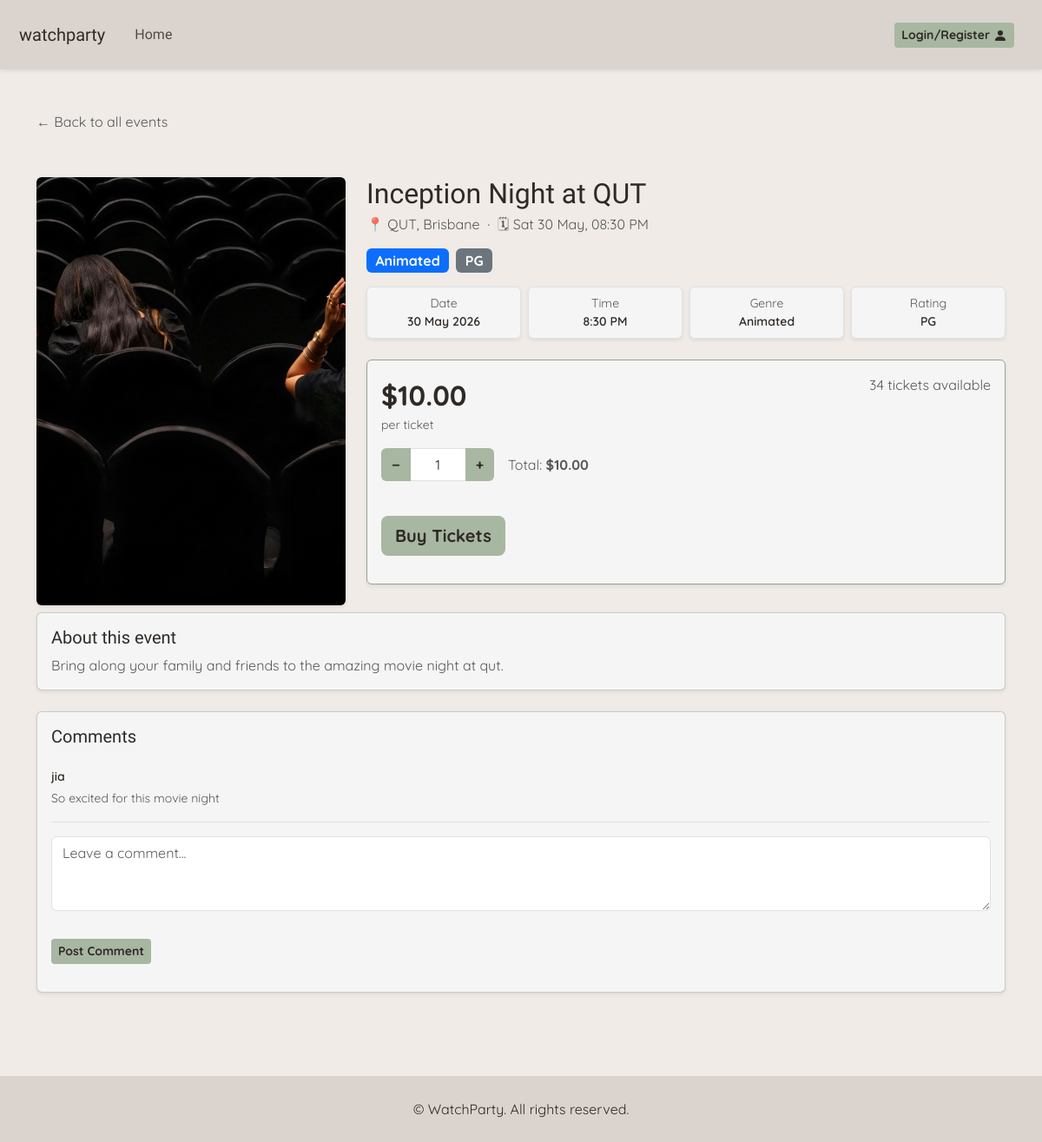
The page /events/1 on the database its author committed.
### website/models.py (models this page shows, shortened)
class Event(db.Model):
    __tablename__ = 'event'
    id = db.Column(db.Integer, primary_key=True)
    title = db.Column(db.String(150), nullable=False)
    description = db.Column(db.Text, nullable=False)
    genre = db.Column(db.String(50))
    rating = db.Column(db.String(10))
    ticket_price = db.Column(db.Float)
    tickets_available = db.Column(db.Integer)
    location = db.Column(db.String(120), nullable=False)
    date = db.Column(db.DateTime)
    image = db.Column(db.String(255))
    owner_id = db.Column(db.Integer, db.ForeignKey('user.id'), nullable = True)
    is_cancelled = db.Column (db.Boolean, default = False, nullable=False)
    acknowledgement_type = db.Column(db.String(20), default='none', nullable=False)
    acknowledgement_text = db.Column(db.Text, nullable=True)
    comments = db.relationship('Comment', backref='event', lazy=True)
    orders = db.relationship('Booking', backref='event', lazy=True)

class Comment(db.Model):
    __tablename__ = 'comment'
    id = db.Column(db.Integer, primary_key=True)
    text = db.Column(db.Text, nullable=False)
    created_at = db.Column(db.DateTime, default=datetime.utcnow)
    user_id = db.Column(db.Integer, db.ForeignKey('user.id'), nullable=True)
    event_id = db.Column(db.Integer, db.ForeignKey('event.id'), nullable=False)

class User(db.Model, UserMixin):
    __tablename__ = 'user'
    id = db.Column(db.Integer, primary_key=True)
    name = db.Column(db.String(100), nullable=False)
    contact_number = db.Column(db.String(20), nullable=False)
    street_address = db.Column(db.String(255), nullable=False)
    email = db.Column(db.String(100), nullable=False, unique=True)
    password_hash = db.Column(db.String(255), nullable=False)
    comments = db.relationship('Comment', backref='user', lazy=True)
    orders = db.relationship('Booking', backref='user', lazy=True)
    events = db.relationship('Event', backref = 'owner', lazy=True)

### website/views.py (the view, shortened to what this page needs)
@main_bp.route('/events/<int:event_id>', methods=['GET', 'POST'])
def event_detail(event_id):
    event = Event.query.get_or_404(event_id)
    comment_form = CommentForm()
    if "cart" not in session:
        session["cart"] = {}
    cart = session["cart"]
    key = str(event_id)
    cart.setdefault(key, 1)
    quantity = cart[key]
    comments = Comment.query.filter_by(event_id = event_id)\
                            .order_by(Comment.created_at.desc()).all()
    return render_template('event_detail.html', event=event, comment_form=comment_form, quantity=quantity, comments=comments)

### website/forms.py
class CommentForm(FlaskForm):
    text = TextAreaField("Comment", validators=[InputRequired(), Length(min=1, max=500)])
    submit = SubmitField("Post comment")

### website/templates/event_detail.html (shortened to what this page needs)
{% extends "base.html" %}
{% block content %}
<div class="container mt-5">
    <a href="{{ url_for('main.view_events') }}" class="text-decoration-none text-muted mb-4 d-inline-block">
        ← Back to all events
    </a>
    <div class="row g-4 mt-1 align-items-stretch">
        <div class="col-md-4">
            {% if event.image %}
            <img src="{{ url_for('static', filename='images/' + event.image) }}" alt="{{ event.title }}"
                class="rounded shadow-sm w-100 h-100" style="object-fit: cover; max-height: 500px; min-height: 300px;">
            {% else %}
            <div class="bg-light rounded d-flex align-items-center justify-content-center h-100"
                style="min-height: 300px; font-size: 72px;">🎬</div>
            {% endif %}
        </div>
        <div class="col-md-8">
            <h2 class="mb-1">{{ event.title }}</h2>
            <p class="text-muted mb-3">
                📍 {{ event.location }} &nbsp;·&nbsp;
                🗓 {{ event.date.strftime('%a %d %b, %I:%M %p').lstrip('0') if event.date else 'Date TBC' }}
            </p>
            <div class="mb-3">
                {% if event.genre %}
                <span class="badge bg-primary me-1 fs-6">{{ event.genre }}</span>
                {% endif %}
                {% if event.rating %}
                <span class="badge bg-secondary fs-6">{{ event.rating }}</span>
                {% endif %}
            </div>
            <div class="row g-2 mb-4">
                <div class="col-6 col-md-3">
                    <div class="detail-card border rounded p-2 text-center shadow-sm">
                        <div class="text-muted small">Date</div>
                        <div class="fw-semibold small">{{ event.date.strftime('%d %b %Y') if event.date else 'TBC' }}
                        </div>
                    </div>
                </div>
                <div class="col-6 col-md-3">
                    <div class="detail-card border rounded p-2 text-center shadow-sm">
                        <div class="text-muted small">Time</div>
                        <div class="fw-semibold small">{{ event.date.strftime('%I:%M %p').lstrip('0') if event.date
                            else 'TBC' }}
                        </div>
                    </div>
                </div>
                <div class="col-6 col-md-3">
                    <div class="detail-card border rounded p-2 text-center shadow-sm">
                        <div class="text-muted small">Genre</div>
                        <div class="fw-semibold small">{{ event.genre if event.genre else '—' }}</div>
                    </div>
                </div>
                <div class="col-6 col-md-3">
                    <div class="detail-card border rounded p-2 text-center shadow-sm">
                        <div class="text-muted small">Rating</div>
                        <div class="fw-semibold small">{{ event.rating if event.rating else '—' }}</div>
                    </div>
                </div>
            </div>
            <div id="ticket-box" class="card border-primary mb-4 shadow-sm">
                <div class="card-body ">
                    <div class="d-flex justify-content-between align-items-start mb-3">
                        <div>
                            <div class="ticket-price fs-2 fw-bold text-primary">
                                {% if event.ticket_price %}${{ "%.2f"|format(event.ticket_price) }}{% else %}Free{%
                                endif %}
                            </div>
                            <div class="text-muted small">per ticket</div>
                        </div>
                        <div class="text-end">
                            {% if event.tickets_available and event.tickets_available > 0 %}
                            {% if event.tickets_available < 10 %} <span class="text-warning fw-semibold">⚠ Only {{
                                event.tickets_available }} left!</span>
                                {% else %}
                                <span class="text-muted">{{ event.tickets_available }} tickets available</span>
                                {% endif %}
                                {% else %}
                                <span class="text-danger fw-semibold">Sold out</span>
                                {% endif %}
                        </div>
                    </div>
                    {% if event.tickets_available and event.tickets_available > 0 %}
                    <form method="POST">
                        <div class="d-flex align-items-center gap-3 mb-3">
                            <div class="input-group" style="width: 130px;">
                                <button class="btn btn-outline-secondary" type="submit" name="action"
                                    value="decrease">−</button>
                                <input type="text" class="form-control text-center" value="{{ quantity }}" readonly>
                                <button class="btn btn-outline-secondary" type="submit" name="action"
                                    value="increase">+</button>
                            </div>
                            <span class="text-muted">
                                Total: <strong>
                                    {% if event.ticket_price %}${{ "%.2f"|format(event.ticket_price * quantity) }}{%
                                    else %}Free{% endif %}
                                </strong>
                            </span>
                        </div>
                        <div>
                            <button class="btn btn-primary btn-lg mt-4" name="action" value="checkout">
                                Buy Tickets
                            </button>
                        </div>
                        {% else %}
                        <div class="d-grid">
                            <button class="btn btn-secondary btn-lg" disabled>Sold Out</button>
                        </div>
                        {% endif %}
                    </form>
                </div>
            </div>
        </div>
    </div>
    <div class="row mt-2">
        <div class="col-12">
            <div class="card mb-4 shadow-sm">
                <div class="card-body">
                    <h5 class="card-title">About this event</h5>
                    <p class="card-text text-muted">{{ event.description }}</p>
                </div>
            </div>
        </div>
    </div>
    <div class="row">
        <div class="col-12">
            <div class="card mb-5 shadow-sm">
                <div class="card-body">
                    <h5 class="card-title mb-4">Comments</h5>
                    {% if event.comments %}
                    {% for comment in event.comments %}
                    <div class="border-bottom pb-3 mb-3">
                        <div class="fw-semibold small mb-1">
                            {{ comment.user.name if comment.user else 'Anonymous' }}
                        </div>
                        <p class="text-muted small mb-0">{{ comment.text }}</p>
                    </div>
                    {% endfor %}
                    {% else %}
                    <p class="text-muted small">No comments yet. Be the first!</p>
                    {% endif %}
                    <form method="POST" action="{{ url_for('main.add_comment', event_id=event.id) }}" class="mt-3">
                        <div class="mb-2">
                            <textarea class="form-control" name="text" rows="3"
                                placeholder="Leave a comment..."></textarea>
                        </div>
                        <button type="submit" class="btn btn-outline-primary btn-sm mt-4">Post Comment</button>
                    </form>
                </div>
            </div>
        </div>
    </div>
</div>
{% endblock %}

### website/templates/base.html (shortened to what this page needs)
<html>
<head>
    <link href="https://cdn.jsdelivr.net/npm/bootstrap@5.3.2/dist/css/bootstrap.min.css" rel="stylesheet"
>
    <link rel="stylesheet" href="{{ url_for('static', filename='css/style.css') }}">
    <link rel="stylesheet" href="https://cdn.jsdelivr.net/npm/bootstrap-icons@1.11.0/font/bootstrap-icons.css">
</head>
<body class="d-flex flex-column min-vh-100">
    <header>
        <nav class="navbar fixed-top navbar-expand-lg bg-body-tertiary shadow-sm">
            <div class="container-fluid">
                <a class="navbar-brand" href="#">watchparty</a>
                <div class="collapse navbar-collapse" id="navbarNavDropdown">
                    <ul class="navbar-nav list-unstyled">
                        <li class="nav-item">
                            <a class="nav-link" href="{{url_for('main.view_events')}}">Home</a>
                        </li>
                    </ul>
                    <ul class="navbar-nav ms-auto align-items-center">
                        {% if current_user.is_authenticated %}
                        <li class="nav-item dropdown">
                            <a class="nav-link dropdown-toggle" role="button" data-bs-toggle="dropdown"
                                aria-expanded="false">
                                Welcome back, {{ current_user.name }}!
                            </a>
                            <ul class="dropdown-menu dropdown-menu-end">
                                <li>
                                    <a class="dropdown-item" href="{{ url_for('bookings.show_bookings') }}">
                                        My Bookings
                                    </a>
                                </li>
                                <li>
                                    <a class="dropdown-item" href="{{ url_for('auth.logout') }}">
                                        Logout
                                    </a>
                                </li>
                            </ul>
                        </li>
                        {% else %}
                        <li class="nav-item">
                            <a class="btn btn-primary btn-sm" href="{{ url_for('auth.login') }}">
                                Login/Register
                                <svg xmlns="http://www.w3.org/2000/svg" width="16" height="16" fill="currentColor"
                                    class="bi bi-person-fill" viewBox="0 0 16 16">
                                    <path d="M3 14s-1 0-1-1 1-4 6-4 6 3 6 4-1 1-1 1zm5-6a3 3 0 1 0 0-6 3 3 0 0 0 0 6" />
                                </svg>
                            </a>
                        </li>
                        {% endif %}
                    </ul>
                </div>
            </div>
        </nav>
        <div class="toast-container position-fixed top-0 end-0 p-3">
        </div>
    </header>
    <main class="flex-grow-1">
    {% block content %}
    {% endblock %}
    </main>
    <footer class="mt-5 shadow-sm">
        <div class="container-fluid py-3 text-center ">
            <p class="mb-0">© WatchParty. All rights reserved.</p>
        </div>
    </footer>
</body>
</html>

### website/static/css/style.css (style rules this page uses)
body { font-family: "Quicksand", sans-serif !important; font-weight: 400; background: #F0EBE7; padding-top: 80px; }
body, h1, h2, h3, h4, h5, h6, p, a, li, span, .navbar-brand { color: #2F2A26; }
header, h1, h2, h3, h4, h5, h6 { font-family: "Momo Trust Display", sans-serif !important; font-weight: 400; }
.btn, .btn-outline-primary, .btn-outline-secondary { background-color: #A7B7A1; color: #2F2A26; border: none; font-family: "Quicksand", sans-serif; font-weight: 700; }
.navbar, footer { background: #DBD4CE !important; padding: 10px; backdrop-filter: blur() }
.navbar li { list-style: none; padding: 10px; color: #2F2A26; }
.card, .detail-card { background-color: #F5F5F5; color: #2F2A26 !important; }
#ticket-box { background-color: #F5F5F5; color: #2F2A26 !important; border-color: #94A78F !important; }
.ticket-price { color: #2F2A26 !important; }

### rows shown on the page
Event: image (picture), title "Inception Night at QUT", location "QUT, Brisbane", date "Sat 30 May, 08:30 PM", genre "Animated", rating "PG", date "30 May 2026", date "8:30 PM", ticket_price "10.00", tickets_available "34", event.ticket_price*quantity "10.00", description "Bring along your family and friends to the amazing movie night at qut."
Comment: user "jia", text "So excited for this movie night"
